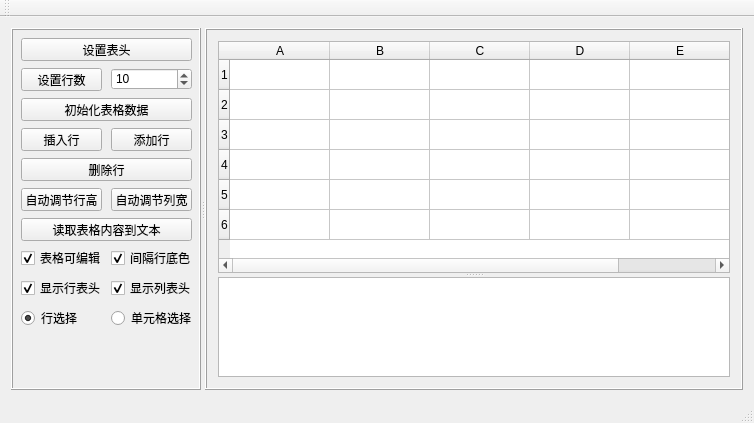
<?xml version="1.0" encoding="UTF-8"?>
<ui version="4.0">
 <class>QTableWidgetDemoClass</class>
 <widget class="QMainWindow" name="QTableWidgetDemoClass">
  <property name="geometry">
   <rect>
    <x>0</x>
    <y>0</y>
    <width>754</width>
    <height>423</height>
   </rect>
  </property>
  <property name="windowTitle">
   <string>QTableWidgetDemo</string>
  </property>
  <widget class="QWidget" name="centralWidget">
   <layout class="QHBoxLayout" name="horizontalLayout">
    <item>
     <widget class="QSplitter" name="splitter">
      <property name="orientation">
       <enum>Qt::Horizontal</enum>
      </property>
      <widget class="QFrame" name="frame">
       <property name="sizePolicy">
        <sizepolicy hsizetype="Maximum" vsizetype="Preferred">
         <horstretch>0</horstretch>
         <verstretch>0</verstretch>
        </sizepolicy>
       </property>
       <property name="maximumSize">
        <size>
         <width>190</width>
         <height>16777215</height>
        </size>
       </property>
       <property name="frameShape">
        <enum>QFrame::Box</enum>
       </property>
       <property name="frameShadow">
        <enum>QFrame::Raised</enum>
       </property>
       <widget class="QPushButton" name="btnInitHead">
        <property name="geometry">
         <rect>
          <x>10</x>
          <y>10</y>
          <width>171</width>
          <height>23</height>
         </rect>
        </property>
        <property name="text">
         <string>设置表头</string>
        </property>
       </widget>
       <widget class="QPushButton" name="btnSetRow">
        <property name="geometry">
         <rect>
          <x>10</x>
          <y>40</y>
          <width>81</width>
          <height>23</height>
         </rect>
        </property>
        <property name="text">
         <string>设置行数</string>
        </property>
       </widget>
       <widget class="QPushButton" name="btnInitData">
        <property name="geometry">
         <rect>
          <x>10</x>
          <y>70</y>
          <width>171</width>
          <height>23</height>
         </rect>
        </property>
        <property name="text">
         <string>初始化表格数据</string>
        </property>
       </widget>
       <widget class="QPushButton" name="btnInsertRow">
        <property name="geometry">
         <rect>
          <x>10</x>
          <y>100</y>
          <width>81</width>
          <height>23</height>
         </rect>
        </property>
        <property name="text">
         <string>插入行</string>
        </property>
       </widget>
       <widget class="QPushButton" name="btnAddRow">
        <property name="geometry">
         <rect>
          <x>100</x>
          <y>100</y>
          <width>81</width>
          <height>23</height>
         </rect>
        </property>
        <property name="text">
         <string>添加行</string>
        </property>
       </widget>
       <widget class="QPushButton" name="btnDelRow">
        <property name="geometry">
         <rect>
          <x>10</x>
          <y>130</y>
          <width>171</width>
          <height>23</height>
         </rect>
        </property>
        <property name="text">
         <string>删除行</string>
        </property>
       </widget>
       <widget class="QPushButton" name="btnAutoColW">
        <property name="geometry">
         <rect>
          <x>100</x>
          <y>160</y>
          <width>81</width>
          <height>23</height>
         </rect>
        </property>
        <property name="text">
         <string>自动调节列宽</string>
        </property>
       </widget>
       <widget class="QPushButton" name="btnAutoRowH">
        <property name="geometry">
         <rect>
          <x>10</x>
          <y>160</y>
          <width>81</width>
          <height>23</height>
         </rect>
        </property>
        <property name="text">
         <string>自动调节行高</string>
        </property>
       </widget>
       <widget class="QPushButton" name="btnReadToText">
        <property name="geometry">
         <rect>
          <x>10</x>
          <y>190</y>
          <width>171</width>
          <height>23</height>
         </rect>
        </property>
        <property name="text">
         <string>读取表格内容到文本</string>
        </property>
       </widget>
       <widget class="QCheckBox" name="cbEditable">
        <property name="geometry">
         <rect>
          <x>10</x>
          <y>220</y>
          <width>91</width>
          <height>20</height>
         </rect>
        </property>
        <property name="text">
         <string>表格可编辑</string>
        </property>
        <property name="checked">
         <bool>true</bool>
        </property>
       </widget>
       <widget class="QCheckBox" name="cbSpacingColor">
        <property name="geometry">
         <rect>
          <x>100</x>
          <y>220</y>
          <width>91</width>
          <height>20</height>
         </rect>
        </property>
        <property name="text">
         <string>间隔行底色</string>
        </property>
        <property name="checked">
         <bool>true</bool>
        </property>
       </widget>
       <widget class="QCheckBox" name="cbShowRowHead">
        <property name="geometry">
         <rect>
          <x>10</x>
          <y>250</y>
          <width>91</width>
          <height>20</height>
         </rect>
        </property>
        <property name="text">
         <string>显示行表头</string>
        </property>
        <property name="checked">
         <bool>true</bool>
        </property>
       </widget>
       <widget class="QCheckBox" name="cbShowColHead">
        <property name="geometry">
         <rect>
          <x>100</x>
          <y>250</y>
          <width>91</width>
          <height>20</height>
         </rect>
        </property>
        <property name="text">
         <string>显示列表头</string>
        </property>
        <property name="checked">
         <bool>true</bool>
        </property>
       </widget>
       <widget class="QRadioButton" name="rbSelRow">
        <property name="geometry">
         <rect>
          <x>10</x>
          <y>280</y>
          <width>71</width>
          <height>20</height>
         </rect>
        </property>
        <property name="text">
         <string>行选择</string>
        </property>
        <property name="checked">
         <bool>true</bool>
        </property>
       </widget>
       <widget class="QRadioButton" name="rbSelCell">
        <property name="geometry">
         <rect>
          <x>100</x>
          <y>280</y>
          <width>81</width>
          <height>20</height>
         </rect>
        </property>
        <property name="text">
         <string>单元格选择</string>
        </property>
       </widget>
       <widget class="QSpinBox" name="sbRowCount">
        <property name="geometry">
         <rect>
          <x>100</x>
          <y>40</y>
          <width>81</width>
          <height>22</height>
         </rect>
        </property>
        <property name="maximum">
         <number>9999</number>
        </property>
        <property name="value">
         <number>10</number>
        </property>
       </widget>
      </widget>
      <widget class="QFrame" name="frame_2">
       <property name="frameShape">
        <enum>QFrame::Box</enum>
       </property>
       <property name="frameShadow">
        <enum>QFrame::Raised</enum>
       </property>
       <layout class="QHBoxLayout" name="horizontalLayout_2">
        <item>
         <widget class="QSplitter" name="splitter_2">
          <property name="orientation">
           <enum>Qt::Vertical</enum>
          </property>
          <widget class="QTableWidget" name="tableWidget">
           <row>
            <property name="text">
             <string>1</string>
            </property>
           </row>
           <row>
            <property name="text">
             <string>2</string>
            </property>
           </row>
           <row>
            <property name="text">
             <string>3</string>
            </property>
           </row>
           <row>
            <property name="text">
             <string>4</string>
            </property>
           </row>
           <row>
            <property name="text">
             <string>5</string>
            </property>
           </row>
           <row>
            <property name="text">
             <string>6</string>
            </property>
           </row>
           <column>
            <property name="text">
             <string>A</string>
            </property>
           </column>
           <column>
            <property name="text">
             <string>B</string>
            </property>
           </column>
           <column>
            <property name="text">
             <string>C</string>
            </property>
           </column>
           <column>
            <property name="text">
             <string>D</string>
            </property>
           </column>
           <column>
            <property name="text">
             <string>E</string>
            </property>
           </column>
          </widget>
          <widget class="QPlainTextEdit" name="plainTextEdit">
           <property name="sizePolicy">
            <sizepolicy hsizetype="Expanding" vsizetype="Maximum">
             <horstretch>0</horstretch>
             <verstretch>0</verstretch>
            </sizepolicy>
           </property>
           <property name="maximumSize">
            <size>
             <width>16777215</width>
             <height>100</height>
            </size>
           </property>
          </widget>
         </widget>
        </item>
       </layout>
      </widget>
     </widget>
    </item>
   </layout>
  </widget>
  <widget class="QMenuBar" name="menuBar">
   <property name="geometry">
    <rect>
     <x>0</x>
     <y>0</y>
     <width>754</width>
     <height>23</height>
    </rect>
   </property>
  </widget>
  <widget class="QToolBar" name="mainToolBar">
   <attribute name="toolBarArea">
    <enum>TopToolBarArea</enum>
   </attribute>
   <attribute name="toolBarBreak">
    <bool>false</bool>
   </attribute>
  </widget>
  <widget class="QStatusBar" name="statusBar"/>
 </widget>
 <layoutdefault spacing="6" margin="11"/>
 <resources>
  <include location="QTableWidgetDemo.qrc"/>
 </resources>
 <connections/>
</ui>
